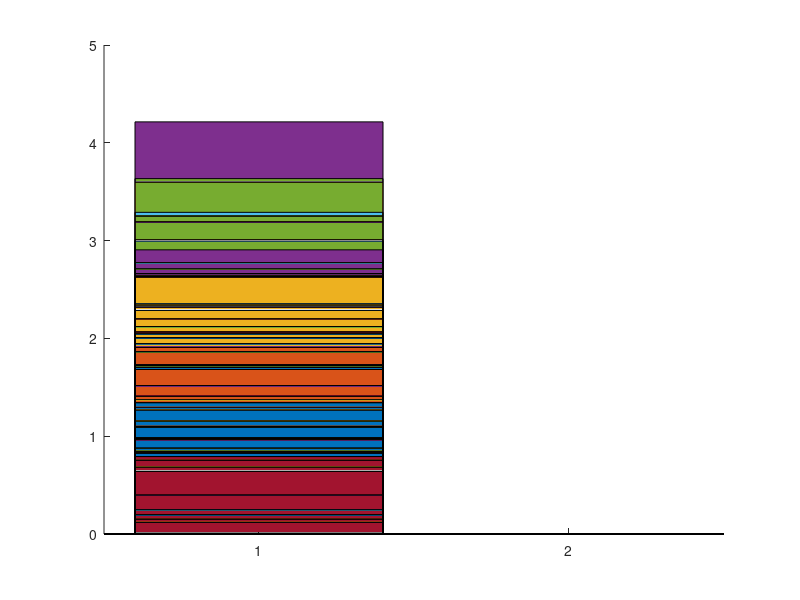

Write the MATLAB code that produced this figure. (Note: this script raises an error after producing the figure.)

%https://www.mathworks.com/matlabcentral/answers/408249-how-to-assign-individual-colors-to-grouped-and-stacked-elements-in-bar-chart
%Fix data structure
%set some input
Groups=6;
Stacks=5;
NumInGroup = 2;
groupLabels ={'a' 'b' 'c' 'd' 'e' 'f' 'g' 'h' 'i'};
Data = rand(1,Groups*NumInGroup*Stacks);
%Data=permute(Data,[2 1 3])
Data=reshape(Data,Groups*NumInGroup, Stacks)

NumBars=Groups*NumInGroup;
%Plot
figure;hold on;
for i=1:Groups*NumInGroup
    h(i,1:Stacks)=bar([Data(i,:);nan(1,Stacks)],'stacked');
end
%Group and set xdata
x1=1:Groups
x0=x1-0.4;
x2=x1+0.4;
pos=[x0;x1]; %[x0;x1;x2];
xpos=pos(:)';
for i=1:Groups*NumInGroup
    set(h(i,:),'xdata',xpos(i))
end
set(h,'barwidth',0.4)
%Set labels
set(gca,'xtick',[1:Groups],...
    'xticklabels',groupLabels)
%Set colors
set(h(:,1),'facecolor',[.7 .7 .7])
set(h(1:9,2),'facecolor',[0 0 1])
set(h(10:end-9,2),'facecolor',[0.7 0.3 0.4])
set(h(end-8:end,2),'facecolor',[0 1 0])
set(h(1:3:end,3),'facecolor',[1 1 1])
set(h(2:3:end,3),'facecolor',[0.5 0.1 0.9])
set(h(3:3:end,3),'facecolor',[0 0 0])

